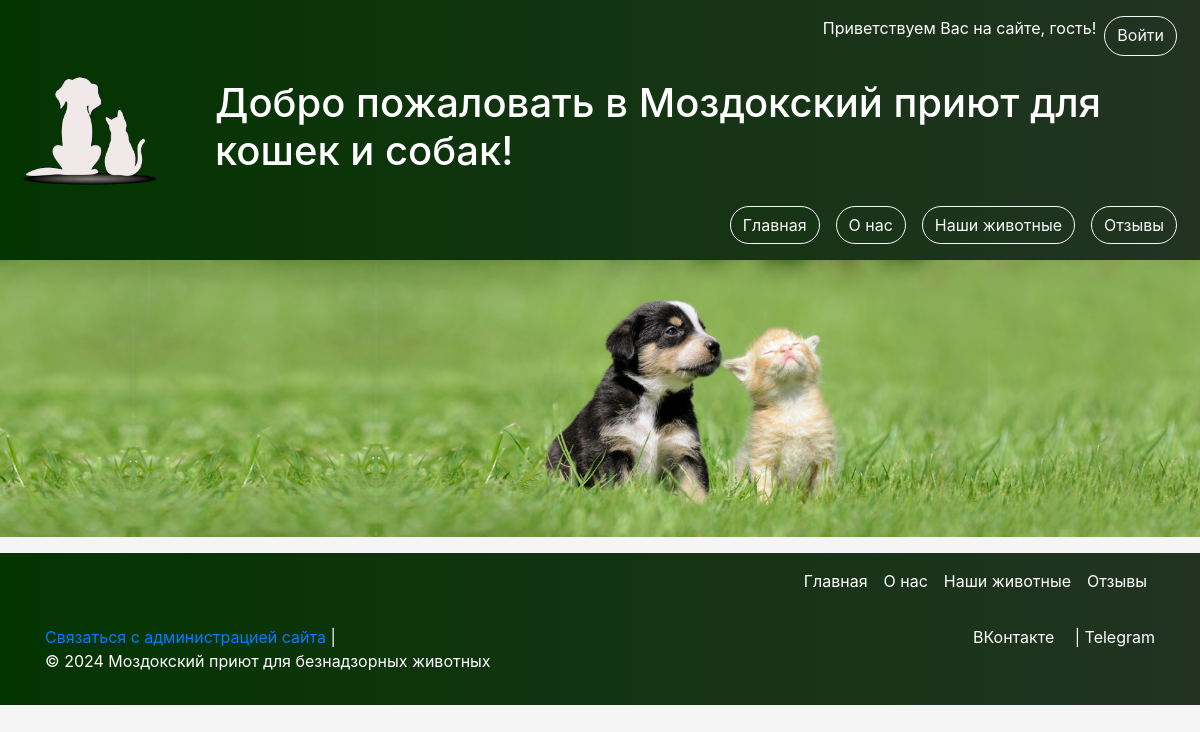
/, run on an earlier commit of the app's database.
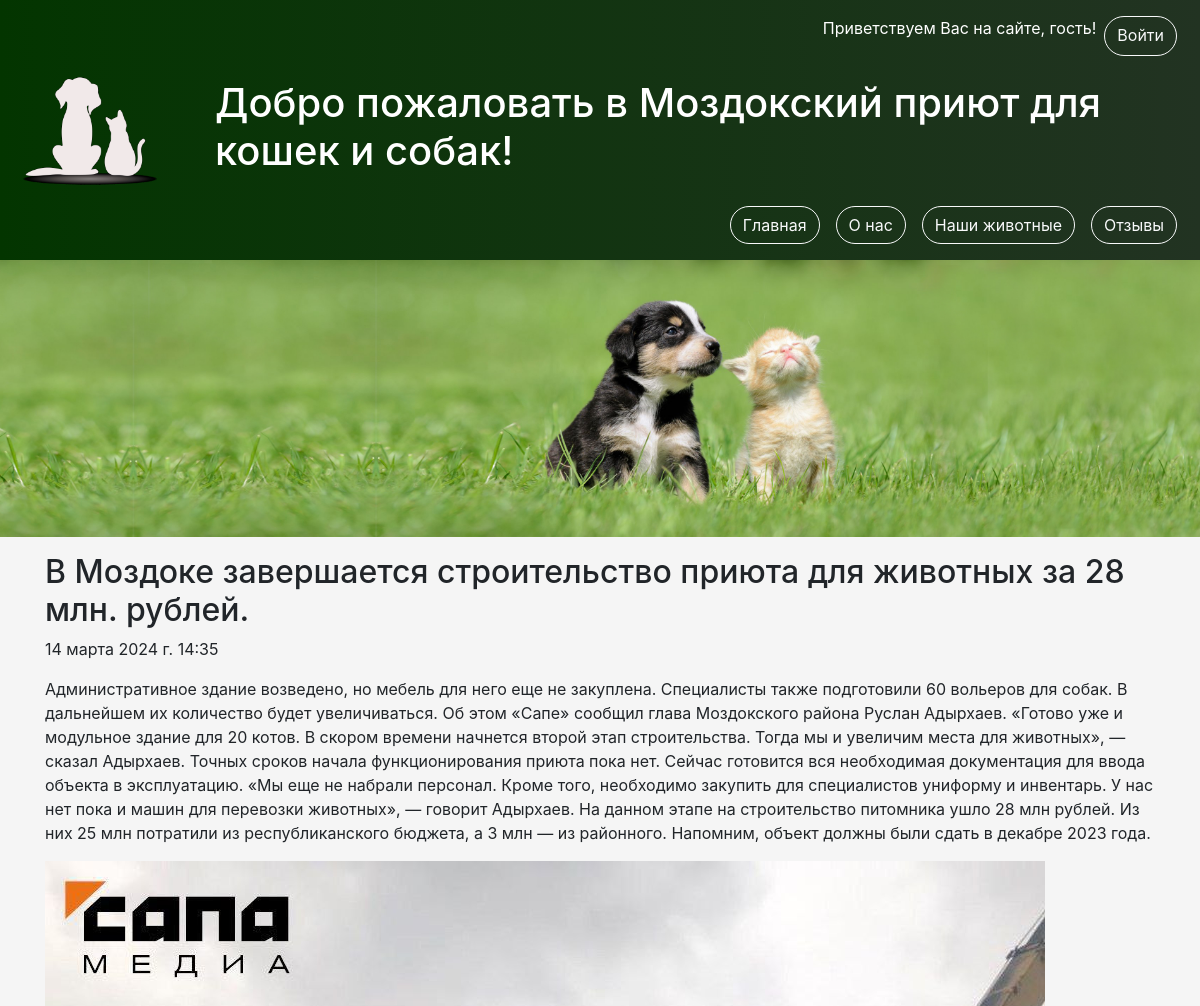
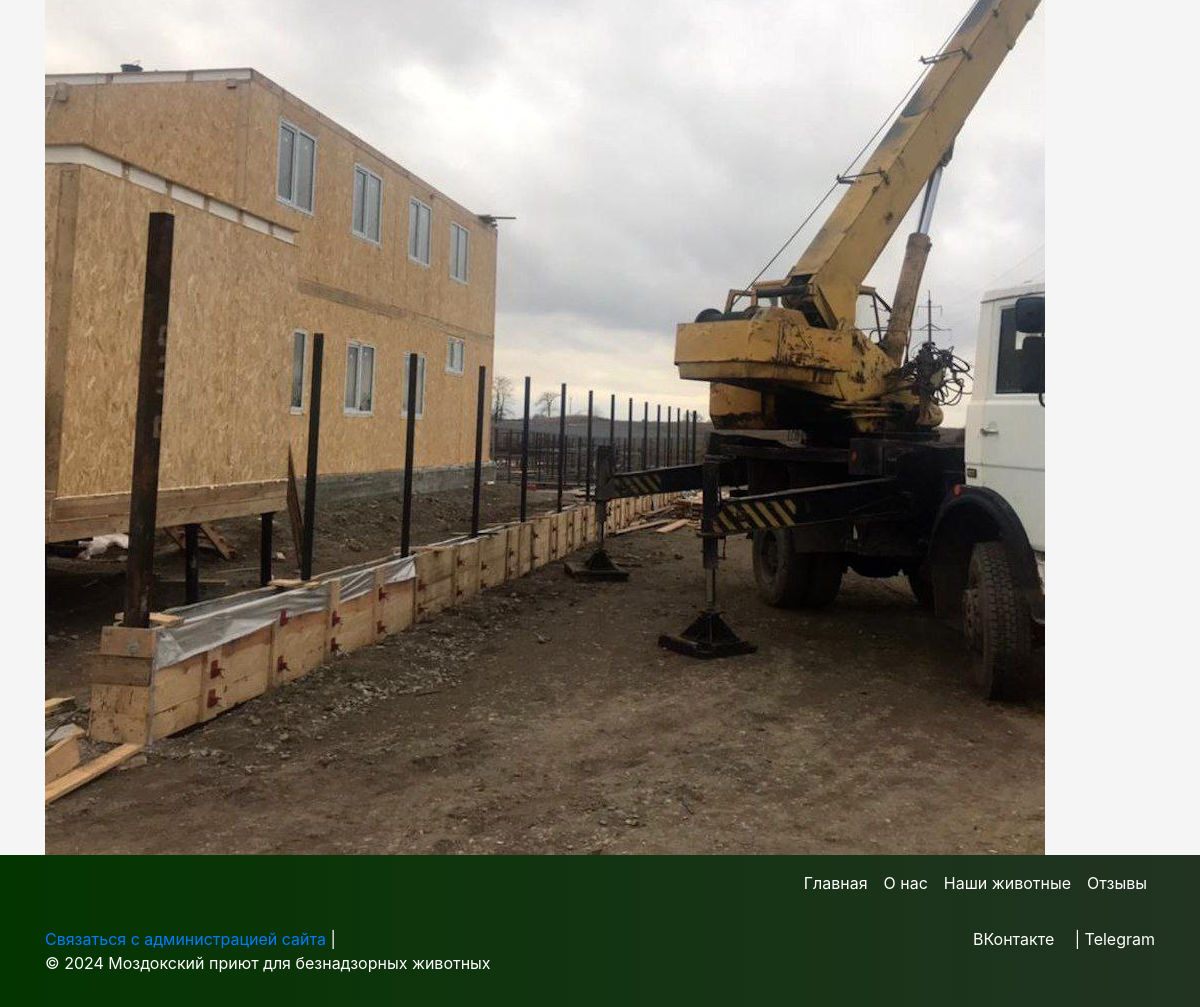
And on a later commit of the database (2 pictures, top to bottom).
### administration_app/models.py (models this page shows, shortened)
class New(models.Model):
    title = models.CharField(max_length=255)
    content = models.TextField(max_length=1800)
    date_added = models.DateTimeField(auto_now_add=True)
    image1 = models.ImageField(upload_to='news_images/', blank=True, null=True)
    image2 = models.ImageField(upload_to='news_images/', blank=True, null=True)
    image3 = models.ImageField(upload_to='news_images/', blank=True, null=True)

### main_page/views.py (the view)
# urls.py: path('', views.index, name='index'),
def index(request):
    news_list = New.objects.all().order_by('-date_added')  # список новостей, сортированный по дате добавления
    return render(request, 'index.html', {'news_list': news_list})

### main_page/templates/index.html (shortened to what this page needs)
{% extends 'base.html' %}
{% block content %}
{% for news_item in news_list %}
    <div class="news-block">
        <h2>{{ news_item.title }}</h2>
        <p>{{ news_item.date_added }}</p>
        <p>{{ news_item.content }}</p>
        {% if news_item.image1 %}
            <img src="{{ news_item.image1.url }}" alt="Image 1">
        {% endif %}
    </div>
{% endfor %}
{% endblock %}

What changed in the data, as far as the page shows it:
added New: title "В Моздоке завершается строительство приюта для животных за 28 млн. рублей.", date_added "14 марта 2024 г. 14:35", content "Административное здание возведено, но мебель для него еще не закуплена. Специалисты также подготовили 60 вольеров для собак. В дальнейшем их количество будет увеличиваться. Об этом «Сапе» сообщил глава Моздокского района Руслан Адырхаев. «Готово уже и модульное здание для 20 котов. В скором времени начнется второй этап строительства. Тогда мы и увеличим места для животных», — сказал Адырхаев. Точных сроков начала функционирования приюта пока нет. Сейчас готовится вся необходимая документация для ввода объекта в эксплуатацию. «Мы еще не набрали персонал. Кроме того, необходимо закупить для специалистов униформу и инвентарь. У нас нет пока и машин для перевозки животных», — говорит Адырхаев.…", image1 (picture)
